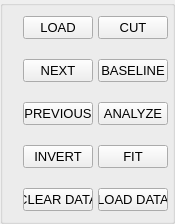
       <widget class="QGroupBox" name="groupBox">
        <property name="sizePolicy">
         <sizepolicy hsizetype="Fixed" vsizetype="Fixed">
          <horstretch>0</horstretch>
          <verstretch>0</verstretch>
         </sizepolicy>
        </property>
        <property name="minimumSize">
         <size>
          <width>175</width>
          <height>0</height>
         </size>
        </property>
        <property name="maximumSize">
         <size>
          <width>175</width>
          <height>150</height>
         </size>
        </property>
        <property name="alignment">
         <set>Qt::AlignCenter</set>
        </property>
        <layout class="QGridLayout" name="gridLayout_2">
         <property name="sizeConstraint">
          <enum>QLayout::SetDefaultConstraint</enum>
         </property>
         <property name="leftMargin">
          <number>20</number>
         </property>
         <property name="topMargin">
          <number>10</number>
         </property>
         <property name="rightMargin">
          <number>20</number>
         </property>
         <property name="bottomMargin">
          <number>10</number>
         </property>
         <property name="spacing">
          <number>20</number>
         </property>
         <item row="2" column="0">
          <widget class="QPushButton" name="previousfilebutton">
           <property name="sizePolicy">
            <sizepolicy hsizetype="Fixed" vsizetype="Fixed">
             <horstretch>0</horstretch>
             <verstretch>0</verstretch>
            </sizepolicy>
           </property>
           <property name="minimumSize">
            <size>
             <width>70</width>
             <height>0</height>
            </size>
           </property>
           <property name="maximumSize">
            <size>
             <width>70</width>
             <height>16777215</height>
            </size>
           </property>
           <property name="font">
            <font>
             <family>Arial</family>
             <pointsize>10</pointsize>
             <weight>50</weight>
             <bold>false</bold>
            </font>
           </property>
           <property name="layoutDirection">
            <enum>Qt::LeftToRight</enum>
           </property>
           <property name="autoFillBackground">
            <bool>false</bool>
           </property>
           <property name="text">
            <string>PREVIOUS</string>
           </property>
          </widget>
         </item>
         <item row="4" column="1">
          <widget class="QPushButton" name="loaddatabutton">
           <property name="sizePolicy">
            <sizepolicy hsizetype="Fixed" vsizetype="Fixed">
             <horstretch>0</horstretch>
             <verstretch>0</verstretch>
            </sizepolicy>
           </property>
           <property name="minimumSize">
            <size>
             <width>70</width>
             <height>0</height>
            </size>
           </property>
           <property name="maximumSize">
            <size>
             <width>70</width>
             <height>16777215</height>
            </size>
           </property>
           <property name="font">
            <font>
             <family>Arial</family>
             <pointsize>10</pointsize>
             <weight>50</weight>
             <bold>false</bold>
            </font>
           </property>
           <property name="layoutDirection">
            <enum>Qt::LeftToRight</enum>
           </property>
           <property name="autoFillBackground">
            <bool>false</bool>
           </property>
           <property name="text">
            <string>LOAD DATA</string>
           </property>
          </widget>
         </item>
         <item row="0" column="1">
          <widget class="QPushButton" name="cutbutton">
           <property name="sizePolicy">
            <sizepolicy hsizetype="Fixed" vsizetype="Fixed">
             <horstretch>0</horstretch>
             <verstretch>0</verstretch>
            </sizepolicy>
           </property>
           <property name="minimumSize">
            <size>
             <width>70</width>
             <height>5</height>
            </size>
           </property>
           <property name="maximumSize">
            <size>
             <width>70</width>
             <height>16777215</height>
            </size>
           </property>
           <property name="font">
            <font>
             <family>Arial</family>
             <pointsize>10</pointsize>
             <weight>50</weight>
             <bold>false</bold>
            </font>
           </property>
           <property name="layoutDirection">
            <enum>Qt::LeftToRight</enum>
           </property>
           <property name="autoFillBackground">
            <bool>false</bool>
           </property>
           <property name="text">
            <string>CUT</string>
           </property>
          </widget>
         </item>
         <item row="1" column="0" alignment="Qt::AlignHCenter">
          <widget class="QPushButton" name="nextfilebutton">
           <property name="sizePolicy">
            <sizepolicy hsizetype="Fixed" vsizetype="Fixed">
             <horstretch>0</horstretch>
             <verstretch>0</verstretch>
            </sizepolicy>
           </property>
           <property name="minimumSize">
            <size>
             <width>70</width>
             <height>0</height>
            </size>
           </property>
           <property name="maximumSize">
            <size>
             <width>70</width>
             <height>16777215</height>
            </size>
           </property>
           <property name="font">
            <font>
             <family>Arial</family>
             <pointsize>10</pointsize>
             <weight>50</weight>
             <bold>false</bold>
            </font>
           </property>
           <property name="layoutDirection">
            <enum>Qt::LeftToRight</enum>
           </property>
           <property name="autoFillBackground">
            <bool>false</bool>
           </property>
           <property name="text">
            <string>NEXT</string>
           </property>
          </widget>
         </item>
         <item row="0" column="0">
          <widget class="QPushButton" name="loadbutton">
           <property name="sizePolicy">
            <sizepolicy hsizetype="Fixed" vsizetype="Fixed">
             <horstretch>0</horstretch>
             <verstretch>0</verstretch>
            </sizepolicy>
           </property>
           <property name="minimumSize">
            <size>
             <width>70</width>
             <height>0</height>
            </size>
           </property>
           <property name="maximumSize">
            <size>
             <width>70</width>
             <height>16777215</height>
            </size>
           </property>
           <property name="font">
            <font>
             <family>Arial</family>
             <pointsize>10</pointsize>
             <weight>50</weight>
             <bold>false</bold>
            </font>
           </property>
           <property name="layoutDirection">
            <enum>Qt::RightToLeft</enum>
           </property>
           <property name="autoFillBackground">
            <bool>false</bool>
           </property>
           <property name="text">
            <string>LOAD</string>
           </property>
          </widget>
         </item>
         <item row="4" column="0">
          <widget class="QPushButton" name="clearscatterbutton">
           <property name="sizePolicy">
            <sizepolicy hsizetype="Fixed" vsizetype="Fixed">
             <horstretch>0</horstretch>
             <verstretch>0</verstretch>
            </sizepolicy>
           </property>
           <property name="minimumSize">
            <size>
             <width>70</width>
             <height>5</height>
            </size>
           </property>
           <property name="maximumSize">
            <size>
             <width>70</width>
             <height>16777215</height>
            </size>
           </property>
           <property name="font">
            <font>
             <family>Arial</family>
             <pointsize>10</pointsize>
             <weight>50</weight>
             <bold>false</bold>
            </font>
           </property>
           <property name="layoutDirection">
            <enum>Qt::LeftToRight</enum>
           </property>
           <property name="autoFillBackground">
            <bool>false</bool>
           </property>
           <property name="text">
            <string>CLEAR DATA</string>
           </property>
          </widget>
         </item>
         <item row="3" column="0">
          <widget class="QPushButton" name="invertbutton">
           <property name="sizePolicy">
            <sizepolicy hsizetype="Fixed" vsizetype="Fixed">
             <horstretch>0</horstretch>
             <verstretch>0</verstretch>
            </sizepolicy>
           </property>
           <property name="minimumSize">
            <size>
             <width>70</width>
             <height>0</height>
            </size>
           </property>
           <property name="maximumSize">
            <size>
             <width>70</width>
             <height>16777215</height>
            </size>
           </property>
           <property name="font">
            <font>
             <family>Arial</family>
             <pointsize>10</pointsize>
             <weight>50</weight>
             <bold>false</bold>
            </font>
           </property>
           <property name="layoutDirection">
            <enum>Qt::LeftToRight</enum>
           </property>
           <property name="autoFillBackground">
            <bool>false</bool>
           </property>
           <property name="text">
            <string>INVERT</string>
           </property>
          </widget>
         </item>
         <item row="2" column="1" alignment="Qt::AlignHCenter">
          <widget class="QPushButton" name="analyzebutton">
           <property name="sizePolicy">
            <sizepolicy hsizetype="Fixed" vsizetype="Fixed">
             <horstretch>0</horstretch>
             <verstretch>0</verstretch>
            </sizepolicy>
           </property>
           <property name="minimumSize">
            <size>
             <width>70</width>
             <height>0</height>
            </size>
           </property>
           <property name="maximumSize">
            <size>
             <width>70</width>
             <height>16777215</height>
            </size>
           </property>
           <property name="font">
            <font>
             <family>Arial</family>
             <pointsize>10</pointsize>
             <weight>50</weight>
             <bold>false</bold>
            </font>
           </property>
           <property name="layoutDirection">
            <enum>Qt::LeftToRight</enum>
           </property>
           <property name="autoFillBackground">
            <bool>false</bool>
           </property>
           <property name="text">
            <string>ANALYZE</string>
           </property>
          </widget>
         </item>
         <item row="1" column="1">
          <widget class="QPushButton" name="baselinebutton">
           <property name="sizePolicy">
            <sizepolicy hsizetype="Fixed" vsizetype="Fixed">
             <horstretch>0</horstretch>
             <verstretch>0</verstretch>
            </sizepolicy>
           </property>
           <property name="minimumSize">
            <size>
             <width>70</width>
             <height>0</height>
            </size>
           </property>
           <property name="maximumSize">
            <size>
             <width>70</width>
             <height>16777215</height>
            </size>
           </property>
           <property name="font">
            <font>
             <family>Arial</family>
             <pointsize>10</pointsize>
             <weight>50</weight>
             <bold>false</bold>
            </font>
           </property>
           <property name="layoutDirection">
            <enum>Qt::LeftToRight</enum>
           </property>
           <property name="autoFillBackground">
            <bool>false</bool>
           </property>
           <property name="text">
            <string>BASELINE</string>
           </property>
          </widget>
         </item>
         <item row="3" column="1" alignment="Qt::AlignHCenter">
          <widget class="QPushButton" name="fitbutton">
           <property name="sizePolicy">
            <sizepolicy hsizetype="Fixed" vsizetype="Fixed">
             <horstretch>0</horstretch>
             <verstretch>0</verstretch>
            </sizepolicy>
           </property>
           <property name="minimumSize">
            <size>
             <width>70</width>
             <height>0</height>
            </size>
           </property>
           <property name="maximumSize">
            <size>
             <width>70</width>
             <height>16777215</height>
            </size>
           </property>
           <property name="font">
            <font>
             <family>Arial</family>
             <pointsize>10</pointsize>
             <weight>50</weight>
             <bold>false</bold>
            </font>
           </property>
           <property name="layoutDirection">
            <enum>Qt::LeftToRight</enum>
           </property>
           <property name="autoFillBackground">
            <bool>false</bool>
           </property>
           <property name="text">
            <string>FIT</string>
           </property>
          </widget>
         </item>
        </layout>
       </widget>
